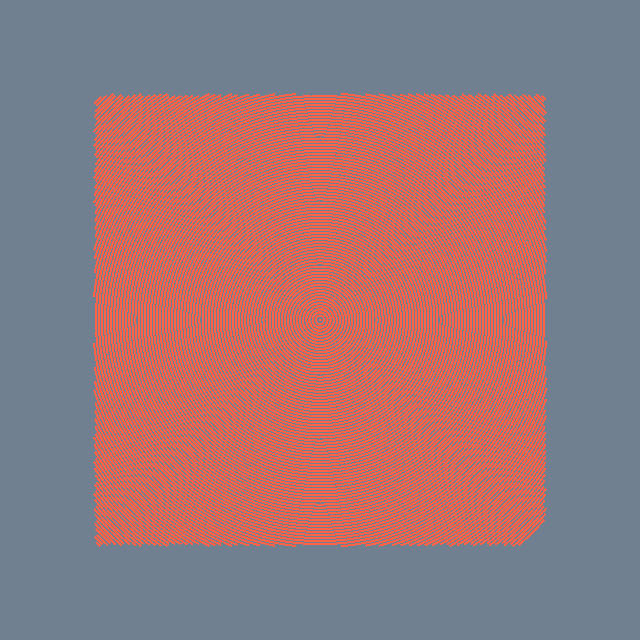

Python code for this plot:
#!/usr/bin/env python

# Generate evenly spaced 2D streamlines from a procedural vector field
# using vtkEvenlySpacedStreamlines2D. The vector field is a rotating
# vortex defined on a uniform grid.

import math

# Factory overrides: importing these modules registers the OpenGL rendering
# and interaction style implementations for vtkRenderingCore factory classes.
import vtkmodules.vtkInteractionStyle  # noqa: F401
import vtkmodules.vtkRenderingOpenGL2  # noqa: F401
# VTK pipeline classes used in this example
from vtkmodules.vtkCommonCore import vtkFloatArray
from vtkmodules.vtkCommonDataModel import vtkImageData
from vtkmodules.vtkFiltersFlowPaths import vtkEvenlySpacedStreamlines2D
from vtkmodules.vtkRenderingCore import (
    vtkActor,
    vtkPolyDataMapper,
    vtkRenderWindow,
    vtkRenderWindowInteractor,
    vtkRenderer,
)

# Colors (normalized RGB)
tomato_rgb = (1.000, 0.388, 0.278)
slate_gray_background_rgb = (0.439, 0.502, 0.565)

# Source: create a 2D vector field on a uniform grid
nx, ny = 64, 64
image = vtkImageData()
image.SetDimensions(nx, ny, 1)
image.SetOrigin(-2.0, -2.0, 0.0)
image.SetSpacing(4.0 / (nx - 1), 4.0 / (ny - 1), 1.0)

vectors = vtkFloatArray()
vectors.SetNumberOfComponents(3)
vectors.SetNumberOfTuples(nx * ny)
vectors.SetName("Velocity")
for j in range(ny):
    for i in range(nx):
        x = -2.0 + 4.0 * i / (nx - 1)
        y = -2.0 + 4.0 * j / (ny - 1)
        r = math.sqrt(x * x + y * y) + 1e-10
        speed = 1.0 / (1.0 + r * r)
        vx = -y * speed
        vy = x * speed
        vectors.SetTuple3(j * nx + i, vx, vy, 0.0)

image.GetPointData().SetVectors(vectors)

# Filter: generate evenly spaced streamlines in 2D
streamer = vtkEvenlySpacedStreamlines2D()
streamer.SetInputData(image)
streamer.SetStartPosition(0.5, 0.0, 0.0)
streamer.SetSeparatingDistance(0.3)
streamer.SetSeparatingDistanceRatio(0.5)
streamer.SetIntegratorTypeToRungeKutta4()
streamer.SetMaximumNumberOfSteps(2000)
streamer.SetTerminalSpeed(1e-12)
streamer.SetClosedLoopMaximumDistance(0.15)

# Mapper: map streamlines to graphics primitives
mapper = vtkPolyDataMapper()
mapper.SetInputConnection(streamer.GetOutputPort())
mapper.ScalarVisibilityOff()

# Actor: assign the mapped geometry
actor = vtkActor()
actor.SetMapper(mapper)
actor.GetProperty().SetColor(tomato_rgb)
actor.GetProperty().SetLineWidth(2)

# Renderer: assemble the scene and configure the camera
renderer = vtkRenderer()
renderer.AddActor(actor)
renderer.SetBackground(slate_gray_background_rgb)

# Window: display the rendered scene
render_window = vtkRenderWindow()
render_window.AddRenderer(renderer)
render_window.SetWindowName("evenly spaced streamlines2d")
render_window.SetMultiSamples(0)
render_window.SetSize(640, 640)

# Scene: configure camera
renderer.ResetCamera()
renderer.GetActiveCamera().ParallelProjectionOn()

# Interactor: handle mouse and keyboard events
render_window_interactor = vtkRenderWindowInteractor()
render_window_interactor.SetRenderWindow(render_window)

# Launch the interactive visualization
render_window_interactor.Initialize()
render_window_interactor.Start()
